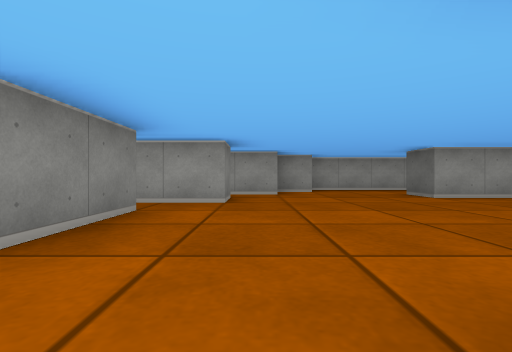
[1] (above)

17 first-person views from a walk through a cub3D ray-caster map. The camera is about half as high as the walls, looks level and sees 85° across. The floor is counted in squares. Each view is taken from the middle of a square. On the plan, view 1 faces up. The plan holds only what a view shows up to about 9 squares ahead; the rest is blank.

[2]
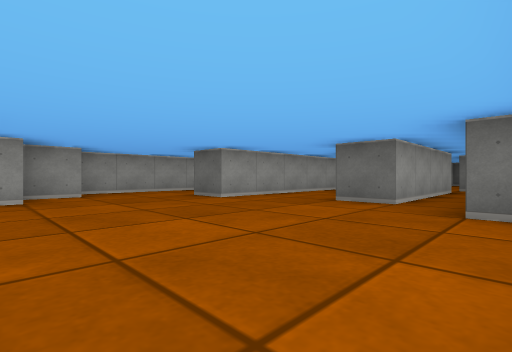

[3]
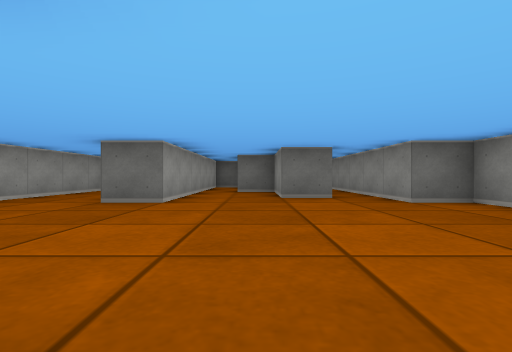

[4]
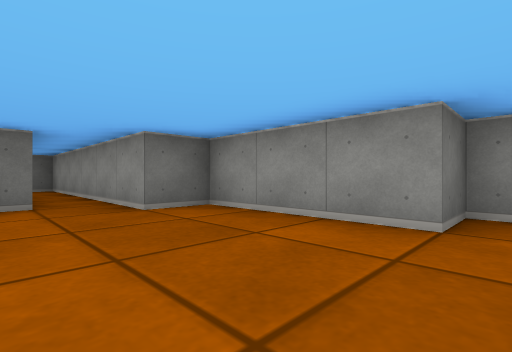

[5]
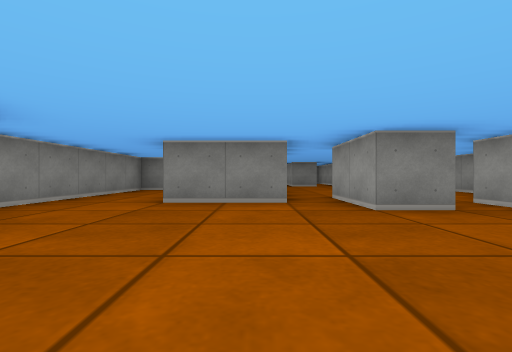

[6]
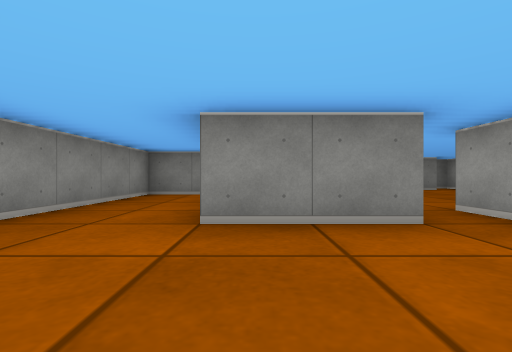

[7]
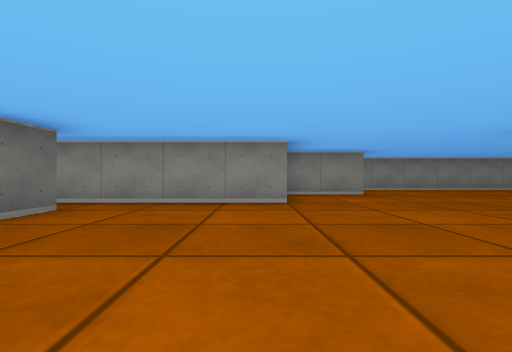

[8]
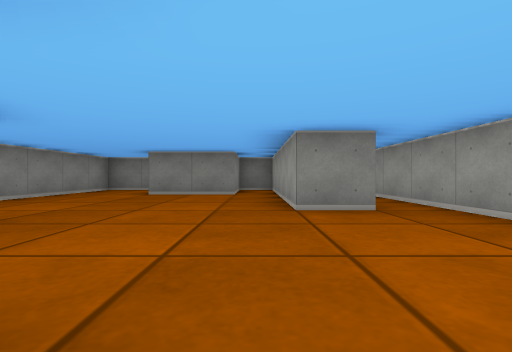

[9]
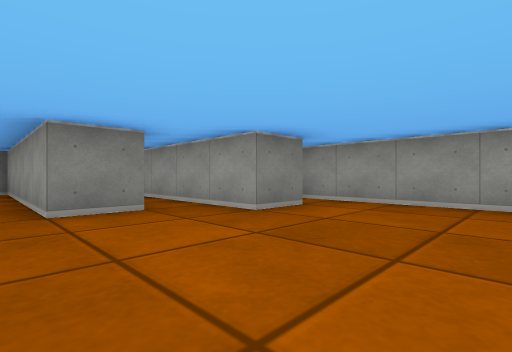

[10]
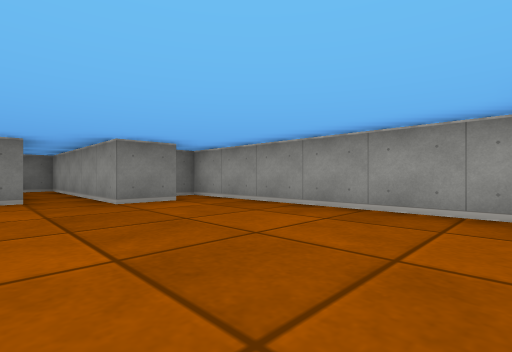

[11]
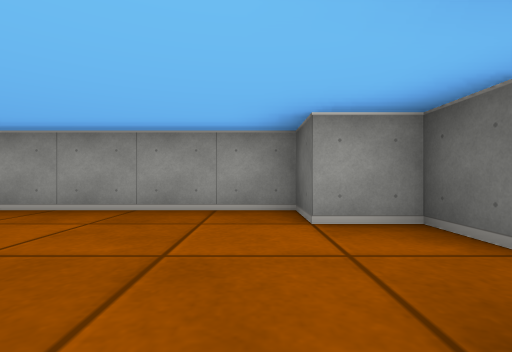

[12]
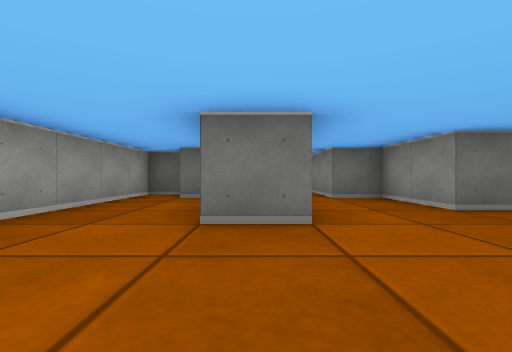

[13]
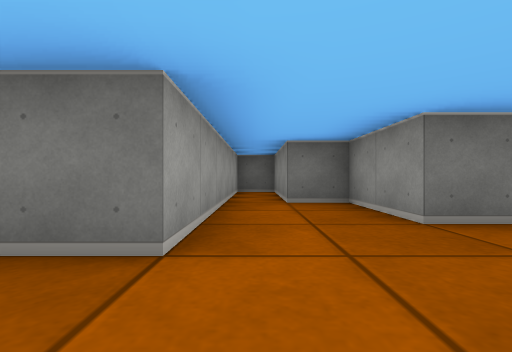

[14]
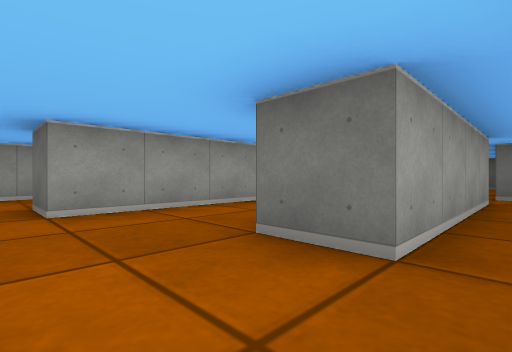

[15]
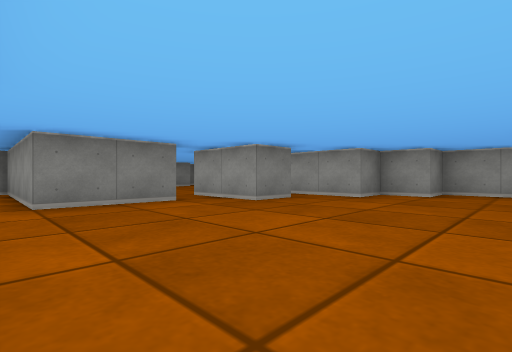

[16]
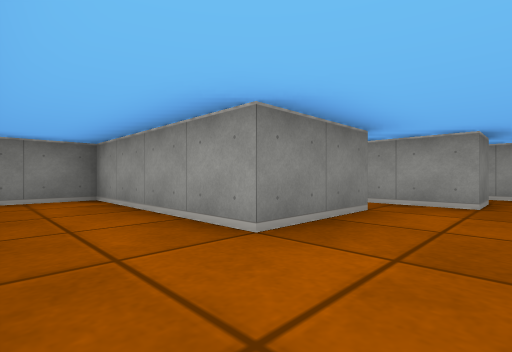

[17]
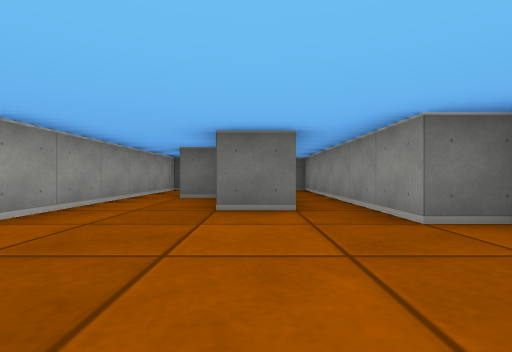

### Floor plan
Ten units are one square. View 1 is at (0, 0); x grows to the right and y downward. Boxes are objects, and circles mark ways between rooms. Rooms are numbered by the first view taken in them; rooms with no view inside come last. Other rooms are left out.
<svg viewBox="-140 -90 240 100">
<path fill="none" stroke="#000" d="M-5 -55 -5 -45 -15 -45M-15 -36 -15 -15 -55 -15 -55 5 5 5 5 -5 35 -5 35 -15 85 -15M65 -70 65 -75M85 -25 45 -25 45 -35 65 -35 65 -45 95 -45 95 -55 35 -55 35 -65M75 -78 75 -85 15 -85 15 -75 5 -75 5 -65 -5 -65M-55 -35 -18 -35M-85 -56 -85 -45 -135 -45 -135 -35 -115 -35 -115 -15M-76 -15 -55 -15M-75 -76 -75 -65 -125 -65 -125 -59M-15 -45 -25 -45 -25 -54M-5 -65 -15 -65 -15 -75 -25 -75 -25 -85 -85 -85 -85 -80M-135 -8 -135 5 -82 5"/>
<circle cx="-10" cy="-60" r="3" fill="#2a7"/>
<circle cx="-20" cy="-40" r="3" fill="#2a7"/>
<text x="20" y="-40">1</text>
<text x="-70" y="-40">2</text>
</svg>
Room 1 opens to room 2.

Where each view was taken, in squares from view 1:
view 1: 0 up, 0 right, facing up
view 2: 1 up, 0 right, facing up-right
view 3: 4 up, 1 left, facing right
view 4: 3 up, 0 right, facing down-right
view 5: 3 up, 3 right, facing left
view 6: 2 up, 1 right, facing left
view 7: 8 up, 5 left, facing down
view 8: 4 up, 5 left, facing left
view 9: 4 up, 5 left, facing up-left
view 10: 5 up, 3 left, facing up-left
view 11: 5 up, 3 left, facing up
view 12: 6 up, 1 right, facing right
view 13: 5 up, 2 right, facing right
view 14: 2 up, 3 right, facing up-right
view 15: 1 up, 3 right, facing up-left
view 16: 0 up, 0 right, facing up-left
view 17: 3 up, 1 right, facing right
